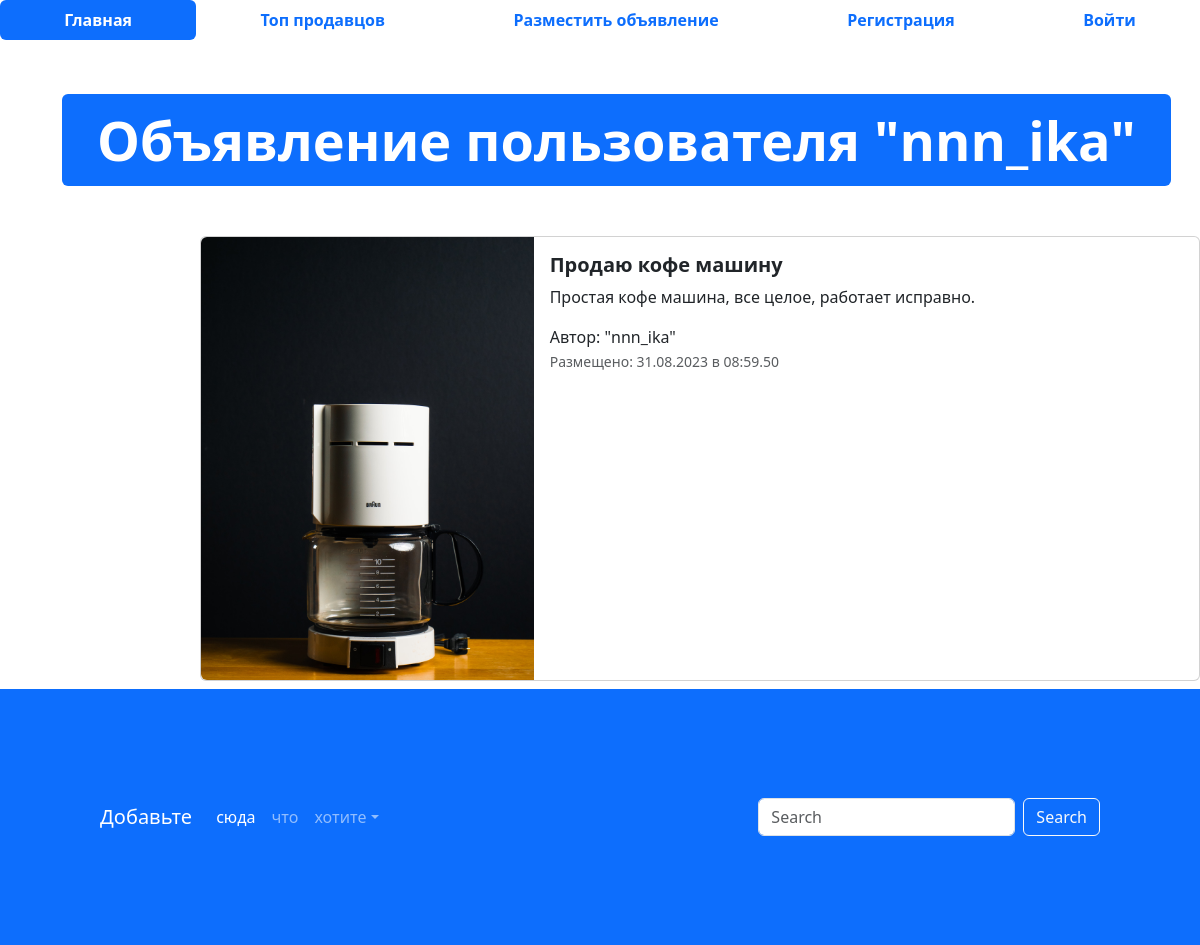
Screenshot of /advertisement/15 with the database file from the repository.
### my_adverts/models.py (models this page shows, shortened)
class Advertisement(models.Model):
    title = models.CharField('Заголовок', max_length=128)
    description = models.TextField('Описание')
    price = models.DecimalField('Цена', max_digits=10, decimal_places=2)
    photo = models.ImageField('Изображение', upload_to='advertisement')
    created_at = models.DateTimeField('Создано', auto_now_add=True)
    updated_at = models.DateTimeField('Обновлено', auto_now=True)
    category = models.SmallIntegerField('Категория')
    location = models.CharField('Локация товара', max_length=225)
    auction = models.BooleanField('Торг', help_text='Отметьте, если торг уместен')
    user = models.ForeignKey(User, verbose_name='Автор', on_delete=models.CASCADE)
    class Meta:
        db_table = 'advertisements'
    @admin.display(description="Дата создания")
    def created_date(self):
        from django.utils import timezone
        if self.created_at == timezone.now().date():
            create_time = self.created_at.strftime('%H:%M.%S')
            return format_html('<span>Сегодня в {}</span>', create_time)
        date = self.created_at.strftime('%d.%m.%Y')
        time = self.created_at.strftime('%H:%M.%S')
        return format_html('<span>{} в {}</span>', date, time)

### my_adverts/views.py (the view)
# urls.py: path('advertisement/<int:pk>', advertisementDetails, name='advertisement_details'),
def advertisementDetails(request, pk):
    advertisement = Advertisement.objects.get(id=pk)
    context = {'advertisement' : advertisement}
    return render(request, 'adverts_app/advertisement.html', context)

### templates/adverts_app/advertisement.html (shortened to what this page needs)
{% extends 'base.html' %}
{% load static %}
{% block content %}
  <div class="container" style="margin: 50px;">
    <div class="display-2">
      <span class="badge bg-primary">Объявление пользователя "{{ advertisement.user }}"</span>
    </div>
  </div>
  <div class="col offset-2">
    <div class="card mb-2" style="max-width: 1200px; margin-top: 20px;">
      <div class="row g-0">
        <div class="col-md-4">
          <a href="#" class="nav-link">
            <img src="{% if advertisement.photo %} {{ advertisement.photo.url }} {% else %} {% static 'img/adv.png' %} {% endif %}" class="img-fluid rounded-start" alt="Card title">
          </a>
        </div>
        <div class="col">
          <div class="card-body">
            <h5 class="card-title">
              <a href="#" class="nav-link"><strong>{{ advertisement.title }}</strong></a>
            </h5>
            <p class="card-text">
              {{ advertisement.description }}
            </p>
            <span>Автор: "{{ advertisement.user }}"</span>
            <p class="card-text"><small class="text-muted">Размещено: {{ advertisement.created_date }}</small></p>
          </div>
        </div>
      </div>
    </div>
  </div>
{% endblock %}

### rows the page displays
Advertisement: user "nnn_ika", photo (picture), title "Продаю кофе машину", description "Простая кофе машина, все целое, работает исправно.", created_date "31.08.2023 в 08:59.50"
